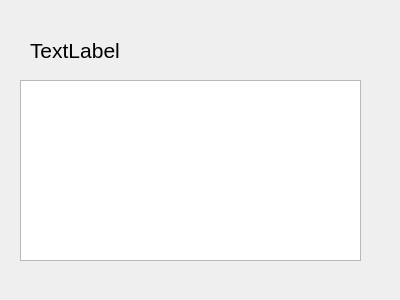
<?xml version="1.0" encoding="UTF-8"?>
<ui version="4.0">
 <class>cashback</class>
 <widget class="QDialog" name="cashback">
  <property name="geometry">
   <rect>
    <x>0</x>
    <y>0</y>
    <width>400</width>
    <height>300</height>
   </rect>
  </property>
  <property name="windowTitle">
   <string>Dialog</string>
  </property>
  <widget class="QLabel" name="cashback_amount">
   <property name="geometry">
    <rect>
     <x>30</x>
     <y>20</y>
     <width>121</width>
     <height>61</height>
    </rect>
   </property>
   <property name="font">
    <font>
     <pointsize>16</pointsize>
    </font>
   </property>
   <property name="text">
    <string>TextLabel</string>
   </property>
  </widget>
  <widget class="QTableWidget" name="tableWidget">
   <property name="geometry">
    <rect>
     <x>20</x>
     <y>80</y>
     <width>341</width>
     <height>181</height>
    </rect>
   </property>
  </widget>
 </widget>
 <resources/>
 <connections/>
</ui>
